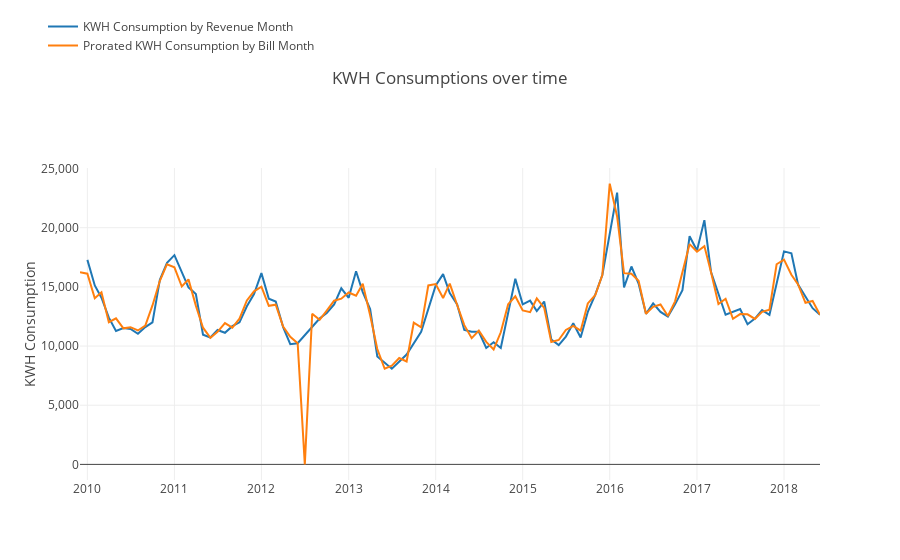

This figure's notebook cell:
### Code cell
# Create a trace
temp = df[df['Building_Meter'] == '341.0 - BLD 04_7835072']
trace1 = go.Scatter(
    x = temp.Revenue_Month,
    y = temp.Consumption_KWH,
    name = 'KWH Consumption by Revenue Month',
    yaxis = 'y'
)

temp = df_prorated[df_prorated['Building_Meter'] == '341.0 - BLD 04_7835072']
trace2 = go.Scatter(
    x = temp.Month,
    y = temp.Imputed_KWH,
    name = 'Prorated KWH Consumption by Bill Month',
    yaxis = 'y'
)

data = [trace1, trace2]

layout = go.Layout(
    title='KWH Consumptions over time',
    yaxis=dict(
        title='KWH Consumption',
        tickformat=",",
    ),
    legend=dict(x = -0.05, y=1.5)
)

fig = go.Figure(data=data, layout=layout)
iplot(fig)
